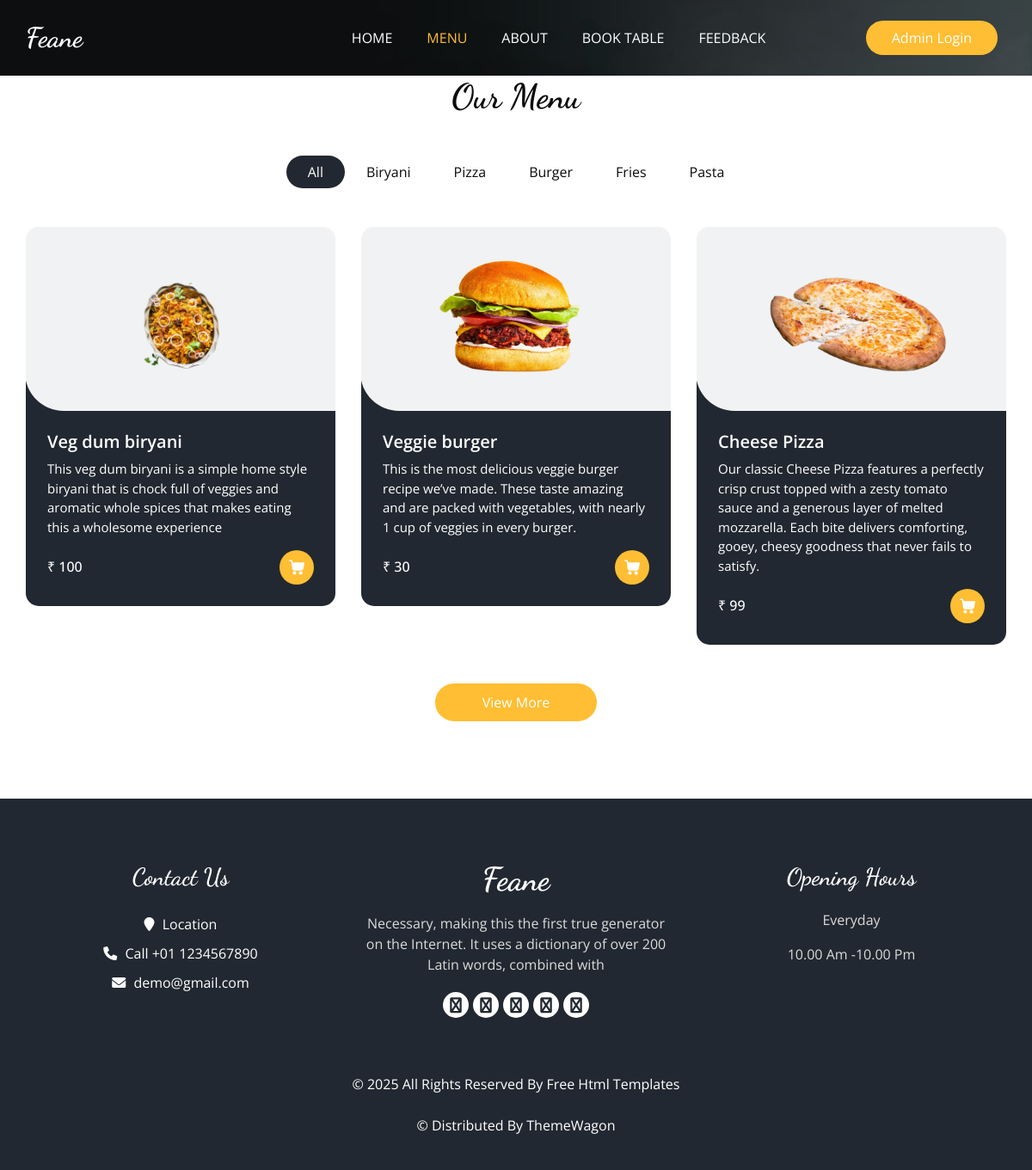
The page /menu on the database its author committed.
### Base_App/models.py (models this page shows, shortened)
class ItemList(models.Model):
    Category_name=models.CharField(max_length=20)
    def __str__(self):
        return self.Category_name

class Item(models.Model):
    Item_Name=models.CharField(max_length=100,blank=False)
    description=models.TextField(blank=False)
    Price=models.IntegerField()
    Category = models.ForeignKey(ItemList,related_name='Name',on_delete=models.CASCADE)
    Image=models.ImageField(upload_to='items/')

### Base_App/views.py (the view)
# urls.py: path('menu',MenuView,name="Menu"),
def MenuView(request):
    items=Item.objects.all()
    list=ItemList.objects.all()
    return render(request,"menu.html",{'items' : items,'list' : list})

### Template/menu.html (shortened to what this page needs)
{% extends "base.html" %}
{% block class %}class="sub_page"{% endblock class %}
{% block menu_status %}active{% endblock menu_status  %}
{% block main %}
  <section class="food_section layout_padding-bottom">
    <div class="container">
      <div class="heading_container heading_center">
        <h2>
          Our Menu
        </h2>
      </div>
      <ul class="filters_menu">
        <li class="active" data-filter="*">All</li>
        {%for i in list%}
        <li data-filter=".{{i.Category_name}}">{{i.Category_name}}</li>
        {%endfor%}
      </ul>
      <div class="filters-content">
        <div class="row grid">
          {% for j in items %}
          <div class="col-sm-6 col-lg-4 all {{j.Category}}">
            <div class="box">
              <div>
                <div class="img-box">
                  <img src="/media/{{j.Image}}" alt="{{j.Image}}">
                </div>
                <div class="detail-box">
                  <h5>
                    {{j.Item_Name}}
                  </h5>
                  <p>
                    {{j.description}}
                  </p>
                  <div class="options">
                    <h6>
                      ₹ {{j.Price}}
                    </h6>
                    <a href="">
                    </a>
                  </div>
                </div>
              </div>
            </div>
          </div>
          {% endfor %}
        </div>
      </div>
      <div class="btn-box">
        <a href="">
          View More
        </a>
      </div>
    </div>
  </section>
{% endblock main %}

### Template/base.html (shortened to what this page needs)
<!DOCTYPE html>
<html>
{% load static %}
<head>
  <link rel="stylesheet" type="text/css" href="{% static 'css/bootstrap.css' %}" />
  <link rel="stylesheet" type="text/css" href="https://cdnjs.cloudflare.com/ajax/libs/OwlCarousel2/2.3.4/assets/owl.carousel.min.css" />
  <link rel="stylesheet" href="https://cdnjs.cloudflare.com/ajax/libs/jquery-nice-select/1.1.0/css/nice-select.min.css" />
  <link href="{% static 'css/font-awesome.min.css' %}" rel="stylesheet" />
  <link rel="stylesheet" href="https://cdnjs.cloudflare.com/ajax/libs/font-awesome/6.0.0/css/all.min.css">
  <link href="{% static 'css/style.css' %}" rel="stylesheet" />
  <link href="{% static 'css/responsive.css' %}" rel="stylesheet" />
</head>
<body {% block class %}{% endblock class %}>
  <div class="hero_area">
    <div class="bg-box">
      <img src="{% static 'images/hero-bg.jpg' %}" alt="">
    </div>
    <header class="header_section">
      <div class="container">
        <nav class="navbar navbar-expand-lg custom_nav-container ">
          <a class="navbar-brand" href="{% url "Home" %}">
            <span>
              Feane
            </span>
          </a>
          <div class="collapse navbar-collapse" id="navbarSupportedContent">
            <ul class="navbar-nav  mx-auto ">
              <li class="nav-item {% block home_status %}{% endblock home_status %}">
                <a class="nav-link" href="{% url "Home" %}">Home <span class="sr-only">(current)</span></a>
              </li>
              <li class="nav-item {% block menu_status %}{% endblock menu_status %}">
                <a class="nav-link" href="{% url "Menu" %}">Menu</a>
              </li>
              <li class="nav-item {% block about_status %}{% endblock about_status %}">
                <a class="nav-link" href="{% url "About" %}">About</a>
              </li>
              <li class="nav-item {% block table_status %}{% endblock table_status %}" href="{% url "Book_Table" %}">
                <a class="nav-link" href="{% url "Book_Table" %}"">Book Table</a>
              </li>
              <li class="nav-item {% block feedback_status %}{% endblock feedback_status %}" href="{% url "Feedback_Form" %}">
                <a class="nav-link" href="{% url "Feedback_Form" %}">Feedback</a>
              </li>
            </ul>
            <div class="user_option">
              <a href="/admin" class="order_online">
                Admin Login
              </a>
            </div>
          </div>
        </nav>
      </div>
    </header>
  </div>
{% block main %}{% endblock main %}
  <footer class="footer_section">
    <div class="container">
      <div class="row">
        <div class="col-md-4 footer-col">
          <div class="footer_contact">
            <h4>
              Contact Us
            </h4>
            <div class="contact_link_box">
              <a href="">
                <i class="fa fa-map-marker" aria-hidden="true"></i>
                <span>
                  Location
                </span>
              </a>
              <a href="">
                <i class="fa fa-phone" aria-hidden="true"></i>
                <span>
                  Call +01 1234567890
                </span>
              </a>
              <a href="">
                <i class="fa fa-envelope" aria-hidden="true"></i>
                <span>
                  demo@gmail.com
                </span>
              </a>
            </div>
          </div>
        </div>
        <div class="col-md-4 footer-col">
          <div class="footer_detail">
            <a href="" class="footer-logo">
              Feane
            </a>
            <p>
              Necessary, making this the first true generator on the Internet. It uses a dictionary of over 200 Latin words, combined with
            </p>
            <div class="footer_social">
              <a href="">
                <i class="fa fa-facebook" aria-hidden="true"></i>
              </a>
              <a href="">
                <i class="fa fa-twitter" aria-hidden="true"></i>
              </a>
              <a href="">
                <i class="fa fa-linkedin" aria-hidden="true"></i>
              </a>
              <a href="">
                <i class="fa fa-instagram" aria-hidden="true"></i>
              </a>
              <a href="">
                <i class="fa fa-pinterest" aria-hidden="true"></i>
              </a>
            </div>
          </div>
        </div>
        <div class="col-md-4 footer-col">
          <h4>
            Opening Hours
          </h4>
          <p>
            Everyday
          </p>
          <p>
            10.00 Am -10.00 Pm
          </p>
        </div>
      </div>
      <div class="footer-info">
        <p>
          &copy; <span id="displayYear"></span> All Rights Reserved By
          <a href="https://html.design/">Free Html Templates</a><br><br>
          &copy;  Distributed By
          <a href="https://themewagon.com/" target="_blank">ThemeWagon</a>
        </p>
      </div>
    </div>
  </footer>
</body>
</html>

### Static/css/responsive.css (style rules this page uses)
@media (min-width: 1200px) { .container { max-width: 1170px; } }

### rows shown on the page
ItemList: Category_name "Biryani"
ItemList: Category_name "Pizza"
ItemList: Category_name "Burger"
ItemList: Category_name "Fries"
ItemList: Category_name "Pasta"
Item: Image (picture), Item_Name "Veg dum biryani", description "This veg dum biryani is a simple home style biryani that is chock full of veggies and aromatic whole spices that makes eating this a wholesome experience", Price "100"
Item: Image (picture), Item_Name "Veggie burger", description "This is the most delicious veggie burger recipe we’ve made. These taste amazing and are packed with vegetables, with nearly 1 cup of veggies in every burger.", Price "30"
Item: Image (picture), Item_Name "Cheese Pizza", description "Our classic Cheese Pizza features a perfectly crisp crust topped with a zesty tomato sauce and a generous layer of melted mozzarella. Each bite delivers comforting, gooey, cheesy goodness that never fails to satisfy.", Price "99"
